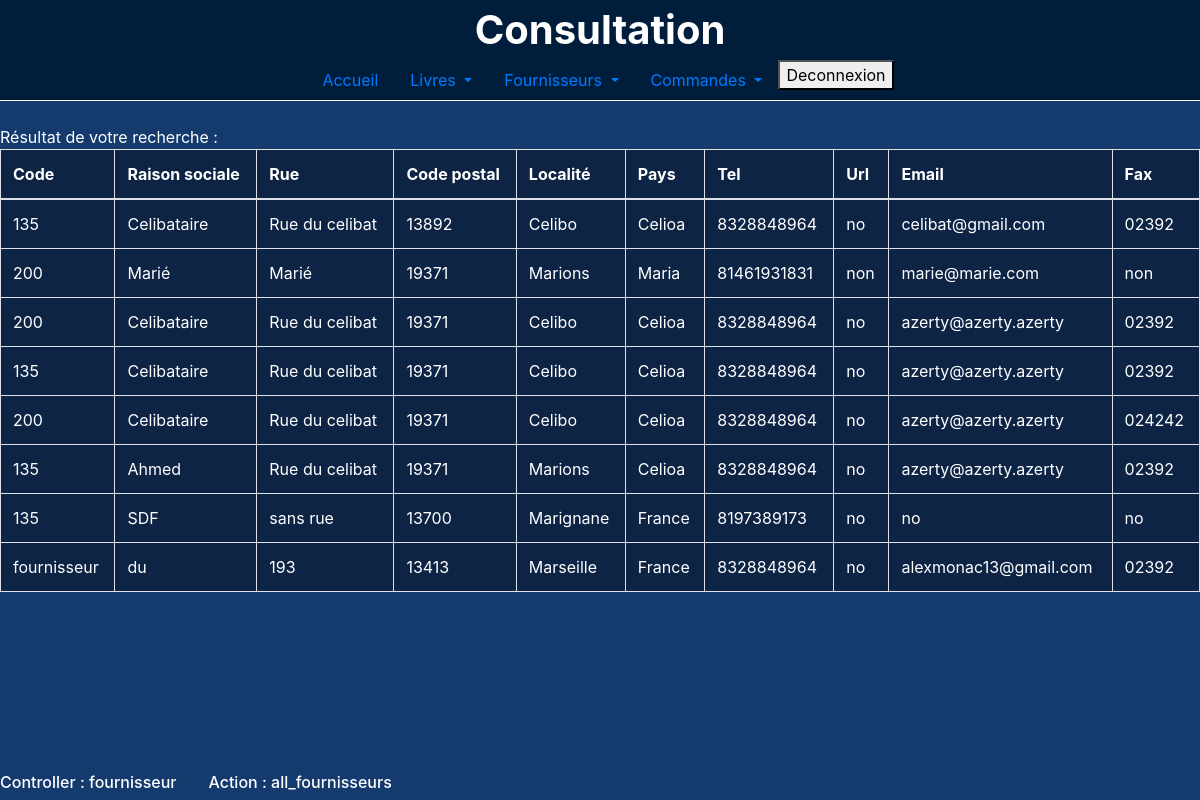
Screenshot of /admin/index.php?controller=fournisseur&action=all_fournisseurs with the database file from the repository.
### tables this page shows
CREATE TABLE `fournisseur` (
  `Id_fournisseur` int(11) NOT NULL,
  `code_fournisseur` varchar(50) NOT NULL,
  `raison_sociale` varchar(50) NOT NULL,
  `rue_fournisseur` varchar(100) NOT NULL,
  `code_postal` varchar(50) NOT NULL,
  `localite` varchar(100) NOT NULL,
  `pays` varchar(100) NOT NULL,
  `tel_fournisseur` varchar(50) NOT NULL,
  `url_fournisseur` varchar(100) NOT NULL,
  `email_fournisseur` varchar(100) NOT NULL,
  `fax_fournisseur` varchar(100) NOT NULL
);

### admin/Controllers/Controller_fournisseur.php (called while the page is built, shortened)
<?php
class Controller_fournisseur extends Controller
{
    public function action_all_fournisseurs()
    {
        $m = Model::get_model();
        $data = ["fournisseurs" => $m->get_all_fournisseurs()];
        $this->render("all_fournisseurs", $data);
    }
}
?>

### admin/Models/Model.php (called while the page is built, shortened)
<?php
class Model
{
    private $bd;
    private static $instance = null;
    private function __construct()
    {
        $dsn = "mysql:host=localhost;dbname=bd_livres";
        $login = "root";
        $mdp = "";
        $this->bd = new PDO($dsn, $login, $mdp);
        $this->bd->query("SET NAMES 'utf8'");
        $this->bd->setAttribute(PDO::ATTR_ERRMODE, PDO::ERRMODE_EXCEPTION);
    }
    public static function get_model()
    {
        if (is_null(self::$instance)) {
            self::$instance = new Model();
        }
        return self::$instance;
    }
    public function get_all_fournisseurs()
    {
        $r = $this->bd->prepare("SELECT * FROM fournisseur");
        $r->execute();
        return $r->fetchAll(PDO::FETCH_OBJ);
    }
}

### admin/Views/view_all_fournisseurs.php (the view)
Résultat de votre recherche :
<br />
<table class='table table-bordered table-responsive-md bg_table'>
    <thead>
        <tr>
            <th>Code</th>
            <th>Raison sociale</th>
            <th>Rue</th>
            <th>Code postal</th>
            <th>Localité</th>
            <th>Pays</th>
            <th>Tel</th>
            <th>Url</th>
            <th>Email</th>
            <th>Fax</th>
        </tr>
    </thead>
    <tbody>
        <?php foreach ($fournisseurs as $f): ?>
            <tr>
                <td>
                    <?= $f->code_fournisseur ?>
                </td>
                <td>
                    <?= $f->raison_sociale ?>
                </td>
                <td>
                    <?= $f->rue_fournisseur ?>
                </td>
                <td>
                    <?= $f->code_postal ?>
                </td>
                <td>
                    <?= $f->localite ?>
                </td>
                <td>
                    <?= $f->pays ?>
                </td>
                <td>
                    <?= $f->tel_fournisseur ?>
                </td>
                <td>
                    <?= $f->url_fournisseur ?>
                </td>
                <td>
                    <?= $f->email_fournisseur ?>
                </td>
                <td>
                    <?= $f->fax_fournisseur ?>
                </td>
            </tr>
        <?php endforeach; ?>
    </tbody>
</table>

### admin/index.php (shortened to what this page needs)
<!DOCTYPE html>
<html lang="fr">
<head>
    <link rel="stylesheet" href="https://cdn.jsdelivr.net/npm/bootstrap@4.6.0/dist/css/bootstrap.min.css"
>
    <link rel="stylesheet" href="https://cdnjs.cloudflare.com/ajax/libs/twitter-bootstrap/4.6.0/css/bootstrap.min.css">
    <link rel="stylesheet" href="https://cdnjs.cloudflare.com/ajax/libs/font-awesome/5.15.2/css/all.min.css">
    <link rel="stylesheet" type="text/css" href="Content/css/main.css">
    <link rel="stylesheet" type="text/css" href="Content/css/style.css">
</head>
<body>
    <?php
    require_once 'Controllers/Controller.php';
    require_once 'Models/Model.php';
    require_once 'Utils/header.php';
    echo "<div class='infos'><h6> Controller : " . $_GET['controller'] . '</h6>' . "<br>";
    echo "<h6> Action : " . $_GET['action'] . '</h6> </div>' . "<br>";
    $controllers = ["home", "livre", "fournisseur", "commande"];
    $controller_default = "home";
    if (isset($_GET['controller']) and in_array($_GET['controller'], $controllers)) {
        $nom_controller = $_GET['controller'];
    } else {
        $nom_controller = $controller_default;
    }
    $nom_classe = "Controller_" . $nom_controller;
    $nom_fichier = "Controllers/" . $nom_classe . ".php";
    if (file_exists($nom_fichier)) {
        $controller = new $nom_classe();
    } else {
        exit("Error 404 : not found");
    }
    ?>
</body>
</html>

### admin/Utils/header.php (shortened to what this page needs)
<header>
    <div class="container-fluid">
        <div class="row">
            <div class="col-12 text-center" id="titre">
                Consultation
            </div>
        </div>
        <ul class="nav justify-content-center nav-pills" id="menu">
            <li class="nav-item dropdown">
                <a class="nav-link" href="?controller=home&action=home">Accueil</a>
            </li>
            <li class="nav-item dropdown">
                <a class="nav-link dropdown-toggle" href="#" id="navbarDropdownMenuLink" data-toggle="dropdown"
                    aria-haspopup="true" aria-expanded="false">
                    Livres
                </a>
            </li>
            <li class="nav-item dropdown">
                <a class="nav-link dropdown-toggle" href="#" id="navbarDropdownMenuLink" data-toggle="dropdown"
                    aria-haspopup="true" aria-expanded="false">
                    Fournisseurs
                </a>
            </li>
            <li class="nav-item dropdown">
                <a class="nav-link dropdown-toggle" href="#" id="navbarDropdownMenuLink" data-toggle="dropdown"
                    aria-haspopup="true" aria-expanded="false">
                    Commandes
                </a>
            </li>
            <li>
                <div class="logout">
                    <a href="../?controller=home&action=home"><button>Deconnexion</button></a>
                </div>
            </li>
        </ul>
    </div>
</header>

### admin/Controllers/Controller.php (shortened to what this page needs)
<?php
abstract class Controller
{
    public function __construct()
    {
        if (isset($_GET['action']) and method_exists($this, "action_" . $_GET['action'])) {
            $action = "action_" . $_GET['action'];
            $this->$action();
        } else {
            $this->action_default();
        }
    }
    protected function render($vue, $data = [])
    {
        extract($data);
        $file_name = "Views/view_" . $vue . ".php";
        if (file_exists($file_name)) {
            require($file_name);
        } else {
            $this->action_error("pas de vue");
        }
    }
}
?>

### admin/Content/css/style.css (style rules this page uses)
html { position: relative; min-height: 100%; }
body { width: 100%; background-color: #143a6e; background-attachment: fixed; background-repeat: no-repeat; background-position: center; position: absolute; min-height: 100%; margin: 0 0 px; color: white; }
header { border-bottom: 1px solid white; background-color: #001e3b; }
#titre { font-size: 250%; font-weight: bold; }
.bg_table { background-color: #0000005f; color: white; }
.infos { position: absolute; bottom: 0; display: flex; justify-content: center; }
h6 { z-index: 100; color: white; margin-right: 2rem; }

### rows the page displays
fournisseur: code_fournisseur "135", raison_sociale "Celibataire", rue_fournisseur "Rue du celibat", code_postal "13892", localite "Celibo", pays "Celioa", tel_fournisseur "8328848964", url_fournisseur "no", email_fournisseur "celibat@gmail.com", fax_fournisseur "02392"
fournisseur: code_fournisseur "200", raison_sociale "Marié", rue_fournisseur "Marié", code_postal "19371", localite "Marions", pays "Maria", tel_fournisseur "81461931831", url_fournisseur "non", email_fournisseur "marie@marie.com", fax_fournisseur "non"
fournisseur: code_fournisseur "200", raison_sociale "Celibataire", rue_fournisseur "Rue du celibat", code_postal "19371", localite "Celibo", pays "Celioa", tel_fournisseur "8328848964", url_fournisseur "no", email_fournisseur "azerty@azerty.azerty", fax_fournisseur "02392"
fournisseur: code_fournisseur "135", raison_sociale "Celibataire", rue_fournisseur "Rue du celibat", code_postal "19371", localite "Celibo", pays "Celioa", tel_fournisseur "8328848964", url_fournisseur "no", email_fournisseur "azerty@azerty.azerty", fax_fournisseur "02392"
fournisseur: code_fournisseur "200", raison_sociale "Celibataire", rue_fournisseur "Rue du celibat", code_postal "19371", localite "Celibo", pays "Celioa", tel_fournisseur "8328848964", url_fournisseur "no", email_fournisseur "azerty@azerty.azerty", fax_fournisseur "024242"
fournisseur: code_fournisseur "135", raison_sociale "Ahmed", rue_fournisseur "Rue du celibat", code_postal "19371", localite "Marions", pays "Celioa", tel_fournisseur "8328848964", url_fournisseur "no", email_fournisseur "azerty@azerty.azerty", fax_fournisseur "02392"
fournisseur: code_fournisseur "135", raison_sociale "SDF", rue_fournisseur "sans rue", code_postal "13700", localite "Marignane", pays "France", tel_fournisseur "8197389173", url_fournisseur "no", email_fournisseur "no", fax_fournisseur "no"
fournisseur: code_fournisseur "fournisseur", raison_sociale "du", rue_fournisseur "193", code_postal "13413", localite "Marseille", pays "France", tel_fournisseur "8328848964", url_fournisseur "no", email_fournisseur "alexmonac13@gmail.com", fax_fournisseur "02392"

### other values shown
$_GET['controller'] "fournisseur"
$_GET['action'] "all_fournisseurs"
